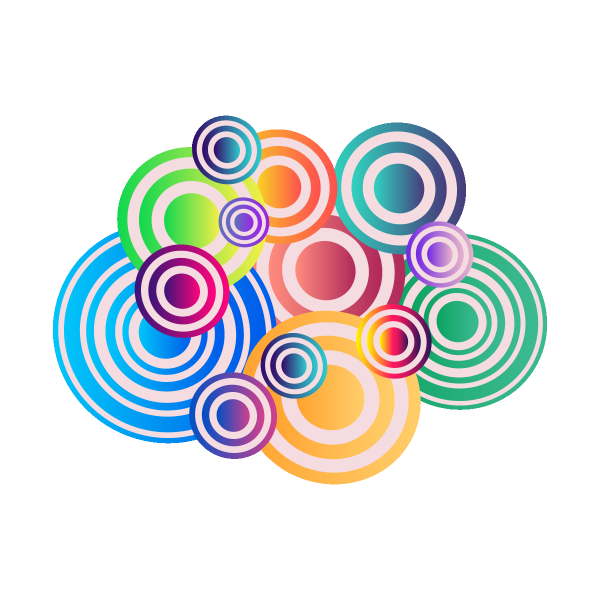
#> input picture nn.png, 1200 x 1200 px, found by its file name (shown at 1/2 size)
$ python Resizing_and_cropping.py
#> lines starting #> are read from the running program, lines starting #| are printed output that depends on the picture
import cv2
import numpy as np

img = cv2.imread("Resources/nn.png")
#> img is the input picture: shape (1200, 1200, 3); mean B, G, R 225.8, 225.3, 223.6
print(img.shape)
#| (1200, 1200, 3)
imgResize = cv2.resize(img,(300,300))
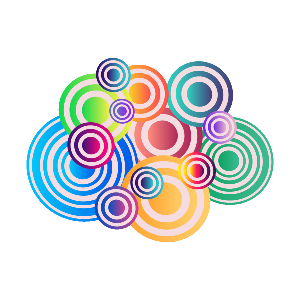
#> imgResize: shape (300, 300, 3); mean B, G, R 225.8, 225.3, 223.7
print(imgResize.shape)
#| (300, 300, 3)

imgCropped = img[0:800,400:800]
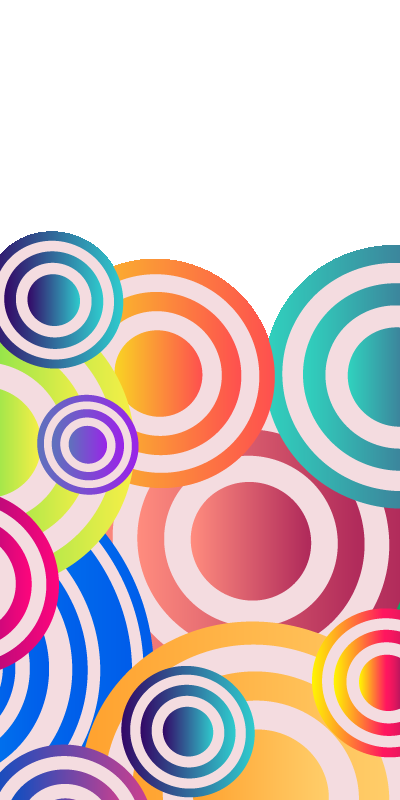
#> imgCropped: shape (800, 400, 3); mean B, G, R 194, 194.4, 213.6

cv2.imshow("Image",img)
cv2.imshow("Resized Image",imgResize)
cv2.imshow("Cropped Image",imgCropped)

cv2.waitKey(0)
